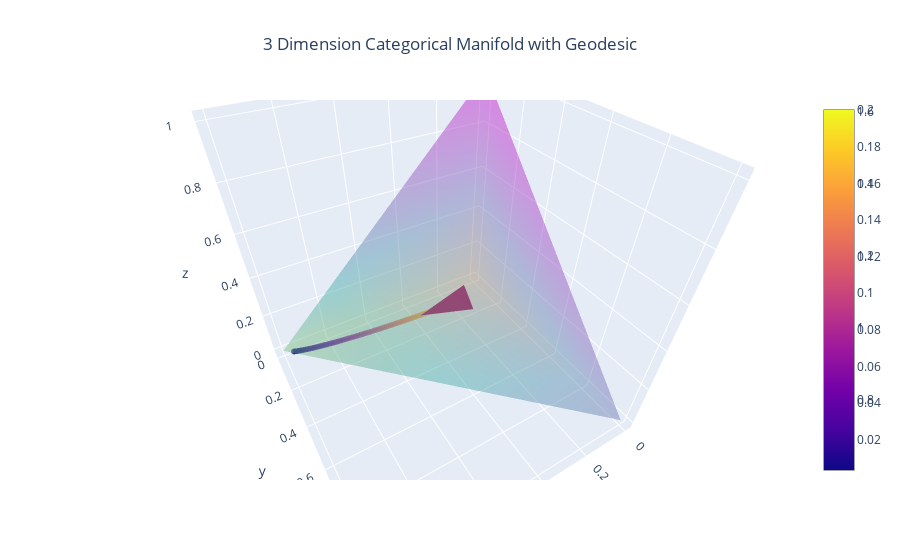

Notebook code for this chart:
### Markdown cell above
### Visualization of Geodesics with Initial Point and Initial Tangent Vector Specified

### Code cell
# Plot the manifold with geodesic with initial point and initial tangent_vector specified
vector2 = np.array([1,0,0])
base_point2 = np.array([0.3, 0.3, 0.4])
tangent_vector2 = dist2.to_tangent(vector = vector2, base_point= base_point2)
M2.plot_geodesic(initial_point = base_point2, tangent_vector = tangent_vector2)

vector3 = np.array([1,0,0,0])
base_point3 = np.array([0.3, 0.3, 0.2, 0.2])
tangent_vector3 = dist3.to_tangent(vector = vector3, base_point= base_point3)
M3.plot_geodesic(initial_point = base_point3, tangent_vector = tangent_vector3)
